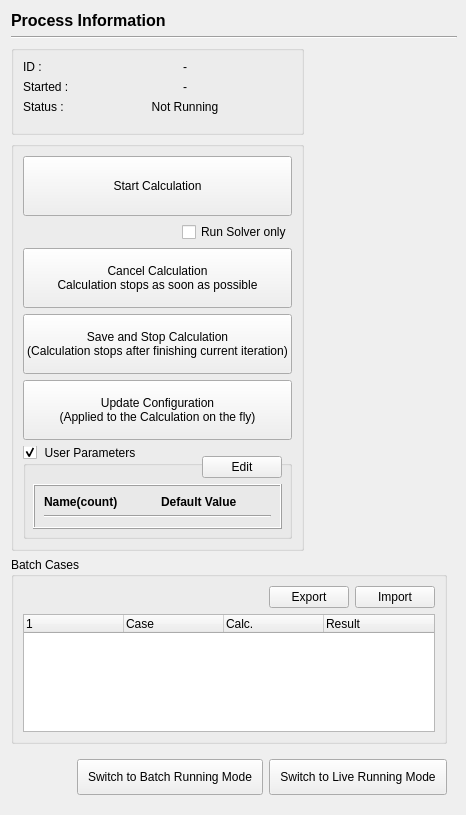
<?xml version="1.0" encoding="UTF-8"?>
<ui version="4.0">
 <class>ProcessInformationPage</class>
 <widget class="QWidget" name="ProcessInformationPage">
  <property name="geometry">
   <rect>
    <x>0</x>
    <y>0</y>
    <width>466</width>
    <height>815</height>
   </rect>
  </property>
  <property name="windowTitle">
   <string>Form</string>
  </property>
  <layout class="QVBoxLayout" name="verticalLayout_4">
   <property name="rightMargin">
    <number>9</number>
   </property>
   <item>
    <widget class="QLabel" name="title">
     <property name="font">
      <font>
       <pointsize>12</pointsize>
       <bold>true</bold>
      </font>
     </property>
     <property name="text">
      <string>Process Information</string>
     </property>
    </widget>
   </item>
   <item>
    <widget class="Line" name="line">
     <property name="orientation">
      <enum>Qt::Horizontal</enum>
     </property>
    </widget>
   </item>
   <item>
    <widget class="QScrollArea" name="scrollArea">
     <property name="frameShape">
      <enum>QFrame::NoFrame</enum>
     </property>
     <property name="widgetResizable">
      <bool>true</bool>
     </property>
     <widget class="QWidget" name="scrollAreaWidgetContents">
      <property name="geometry">
       <rect>
        <x>0</x>
        <y>0</y>
        <width>448</width>
        <height>761</height>
       </rect>
      </property>
      <layout class="QVBoxLayout" name="verticalLayout_7">
       <property name="leftMargin">
        <number>0</number>
       </property>
       <property name="topMargin">
        <number>0</number>
       </property>
       <property name="rightMargin">
        <number>10</number>
       </property>
       <property name="bottomMargin">
        <number>0</number>
       </property>
       <item>
        <widget class="QWidget" name="widget_3" native="true">
         <layout class="QHBoxLayout" name="horizontalLayout_4">
          <property name="spacing">
           <number>0</number>
          </property>
          <property name="leftMargin">
           <number>0</number>
          </property>
          <property name="topMargin">
           <number>0</number>
          </property>
          <property name="rightMargin">
           <number>0</number>
          </property>
          <property name="bottomMargin">
           <number>0</number>
          </property>
          <item>
           <widget class="QWidget" name="calculation" native="true">
            <layout class="QVBoxLayout" name="verticalLayout_9">
             <property name="leftMargin">
              <number>0</number>
             </property>
             <property name="topMargin">
              <number>0</number>
             </property>
             <property name="rightMargin">
              <number>0</number>
             </property>
             <property name="bottomMargin">
              <number>0</number>
             </property>
             <item>
              <widget class="QGroupBox" name="groupBox_2">
               <property name="title">
                <string/>
               </property>
               <layout class="QVBoxLayout" name="verticalLayout_5">
                <property name="topMargin">
                 <number>0</number>
                </property>
                <item>
                 <widget class="QWidget" name="transientConditions" native="true">
                  <layout class="QFormLayout" name="timeConditionLayout">
                   <property name="leftMargin">
                    <number>0</number>
                   </property>
                   <property name="rightMargin">
                    <number>0</number>
                   </property>
                   <item row="0" column="0">
                    <widget class="QLabel" name="label_2">
                     <property name="text">
                      <string>ID :</string>
                     </property>
                     <property name="scaledContents">
                      <bool>false</bool>
                     </property>
                     <property name="alignment">
                      <set>Qt::AlignLeading|Qt::AlignLeft|Qt::AlignVCenter</set>
                     </property>
                    </widget>
                   </item>
                   <item row="0" column="1">
                    <widget class="QLabel" name="id">
                     <property name="text">
                      <string>-</string>
                     </property>
                     <property name="alignment">
                      <set>Qt::AlignCenter</set>
                     </property>
                    </widget>
                   </item>
                   <item row="1" column="0">
                    <widget class="QLabel" name="label_3">
                     <property name="text">
                      <string>Started : </string>
                     </property>
                    </widget>
                   </item>
                   <item row="1" column="1">
                    <widget class="QLabel" name="createTime">
                     <property name="text">
                      <string>-</string>
                     </property>
                     <property name="alignment">
                      <set>Qt::AlignCenter</set>
                     </property>
                    </widget>
                   </item>
                   <item row="2" column="0">
                    <widget class="QLabel" name="label_4">
                     <property name="text">
                      <string>Status :</string>
                     </property>
                    </widget>
                   </item>
                   <item row="2" column="1">
                    <widget class="QLabel" name="status">
                     <property name="text">
                      <string>Not Running</string>
                     </property>
                     <property name="alignment">
                      <set>Qt::AlignCenter</set>
                     </property>
                    </widget>
                   </item>
                  </layout>
                 </widget>
                </item>
               </layout>
              </widget>
             </item>
             <item>
              <widget class="QGroupBox" name="groupBox_3">
               <property name="title">
                <string/>
               </property>
               <layout class="QVBoxLayout" name="verticalLayout_6">
                <item>
                 <widget class="QPushButton" name="startCalculation">
                  <property name="minimumSize">
                   <size>
                    <width>0</width>
                    <height>60</height>
                   </size>
                  </property>
                  <property name="text">
                   <string>Start Calculation</string>
                  </property>
                 </widget>
                </item>
                <item>
                 <widget class="QWidget" name="runSolverOnlyWidget" native="true">
                  <layout class="QHBoxLayout" name="horizontalLayout_5">
                   <property name="leftMargin">
                    <number>0</number>
                   </property>
                   <property name="topMargin">
                    <number>0</number>
                   </property>
                   <property name="rightMargin">
                    <number>0</number>
                   </property>
                   <property name="bottomMargin">
                    <number>0</number>
                   </property>
                   <item>
                    <spacer name="horizontalSpacer_5">
                     <property name="orientation">
                      <enum>Qt::Horizontal</enum>
                     </property>
                     <property name="sizeHint" stdset="0">
                      <size>
                       <width>40</width>
                       <height>20</height>
                      </size>
                     </property>
                    </spacer>
                   </item>
                   <item>
                    <widget class="QCheckBox" name="runSolverOnly">
                     <property name="text">
                      <string>Run Solver only</string>
                     </property>
                    </widget>
                   </item>
                  </layout>
                 </widget>
                </item>
                <item>
                 <widget class="QPushButton" name="cancelCalculation">
                  <property name="minimumSize">
                   <size>
                    <width>0</width>
                    <height>60</height>
                   </size>
                  </property>
                  <property name="text">
                   <string>Cancel Calculation
Calculation stops as soon as possible</string>
                  </property>
                 </widget>
                </item>
                <item>
                 <widget class="QPushButton" name="saveAndStopCalculation">
                  <property name="enabled">
                   <bool>true</bool>
                  </property>
                  <property name="minimumSize">
                   <size>
                    <width>0</width>
                    <height>60</height>
                   </size>
                  </property>
                  <property name="toolTip">
                   <string extracomment="Calculation stops after finishing current iteration"/>
                  </property>
                  <property name="text">
                   <string>Save and Stop Calculation
(Calculation stops after finishing current iteration)</string>
                  </property>
                 </widget>
                </item>
                <item>
                 <widget class="QPushButton" name="updateConfiguration">
                  <property name="enabled">
                   <bool>true</bool>
                  </property>
                  <property name="minimumSize">
                   <size>
                    <width>0</width>
                    <height>60</height>
                   </size>
                  </property>
                  <property name="toolTip">
                   <string extracomment="Applied to the Calculation on the fly"/>
                  </property>
                  <property name="toolTipDuration">
                   <number>10</number>
                  </property>
                  <property name="statusTip">
                   <string/>
                  </property>
                  <property name="whatsThis">
                   <string/>
                  </property>
                  <property name="text">
                   <string>Update Configuration
(Applied to the Calculation on the fly)</string>
                  </property>
                 </widget>
                </item>
                <item>
                 <widget class="QGroupBox" name="userParametersGroup">
                  <property name="styleSheet">
                   <string notr="true">QGroupBox {spacing: 5px;}
QGroupBox::indicator {width: 14px; height: 14px;}
QGroupBox::indicator:unchecked {image: url(:/icons/chevron-forward.svg);}
QGroupBox::indicator:checked {image: url(:icons/chevron-down.svg);}</string>
                  </property>
                  <property name="title">
                   <string>User Parameters</string>
                  </property>
                  <property name="checkable">
                   <bool>true</bool>
                  </property>
                  <layout class="QVBoxLayout" name="verticalLayout">
                   <property name="leftMargin">
                    <number>9</number>
                   </property>
                   <property name="topMargin">
                    <number>9</number>
                   </property>
                   <property name="rightMargin">
                    <number>9</number>
                   </property>
                   <property name="bottomMargin">
                    <number>9</number>
                   </property>
                   <item>
                    <widget class="QWidget" name="userParameters" native="true">
                     <layout class="QVBoxLayout" name="verticalLayout_3">
                      <property name="leftMargin">
                       <number>0</number>
                      </property>
                      <property name="topMargin">
                       <number>0</number>
                      </property>
                      <property name="rightMargin">
                       <number>0</number>
                      </property>
                      <property name="bottomMargin">
                       <number>0</number>
                      </property>
                      <item>
                       <widget class="QWidget" name="widget" native="true">
                        <layout class="QHBoxLayout" name="horizontalLayout">
                         <property name="topMargin">
                          <number>0</number>
                         </property>
                         <property name="rightMargin">
                          <number>0</number>
                         </property>
                         <property name="bottomMargin">
                          <number>0</number>
                         </property>
                         <item>
                          <spacer name="horizontalSpacer">
                           <property name="orientation">
                            <enum>Qt::Horizontal</enum>
                           </property>
                           <property name="sizeHint" stdset="0">
                            <size>
                             <width>0</width>
                             <height>20</height>
                            </size>
                           </property>
                          </spacer>
                         </item>
                         <item>
                          <widget class="QPushButton" name="editUserParametrer">
                           <property name="text">
                            <string>Edit</string>
                           </property>
                          </widget>
                         </item>
                        </layout>
                       </widget>
                      </item>
                      <item>
                       <widget class="ListTable" name="userParameterList">
                        <property name="styleSheet">
                         <string notr="true"/>
                        </property>
                        <property name="frameShape">
                         <enum>QFrame::Box</enum>
                        </property>
                        <property name="frameShadow">
                         <enum>QFrame::Raised</enum>
                        </property>
                        <layout class="QGridLayout" name="gridLayout_3">
                         <item row="0" column="1">
                          <widget class="QLabel" name="label_47">
                           <property name="font">
                            <font>
                             <bold>true</bold>
                            </font>
                           </property>
                           <property name="text">
                            <string>Default Value</string>
                           </property>
                          </widget>
                         </item>
                         <item row="0" column="0">
                          <widget class="QLabel" name="label_48">
                           <property name="font">
                            <font>
                             <bold>true</bold>
                            </font>
                           </property>
                           <property name="text">
                            <string>Name(count)</string>
                           </property>
                          </widget>
                         </item>
                         <item row="1" column="0" colspan="2">
                          <widget class="Line" name="line_2">
                           <property name="orientation">
                            <enum>Qt::Horizontal</enum>
                           </property>
                          </widget>
                         </item>
                        </layout>
                       </widget>
                      </item>
                     </layout>
                    </widget>
                   </item>
                  </layout>
                 </widget>
                </item>
               </layout>
              </widget>
             </item>
            </layout>
           </widget>
          </item>
          <item>
           <spacer name="horizontalSpacer_4">
            <property name="orientation">
             <enum>Qt::Horizontal</enum>
            </property>
            <property name="sizeType">
             <enum>QSizePolicy::MinimumExpanding</enum>
            </property>
            <property name="sizeHint" stdset="0">
             <size>
              <width>0</width>
              <height>20</height>
             </size>
            </property>
           </spacer>
          </item>
         </layout>
        </widget>
       </item>
       <item>
        <widget class="QGroupBox" name="batchCases">
         <property name="title">
          <string>Batch Cases</string>
         </property>
         <layout class="QVBoxLayout" name="verticalLayout_2">
          <item>
           <widget class="QWidget" name="widget_2" native="true">
            <layout class="QHBoxLayout" name="horizontalLayout_2">
             <property name="topMargin">
              <number>0</number>
             </property>
             <property name="rightMargin">
              <number>0</number>
             </property>
             <property name="bottomMargin">
              <number>0</number>
             </property>
             <item>
              <spacer name="horizontalSpacer_2">
               <property name="orientation">
                <enum>Qt::Horizontal</enum>
               </property>
               <property name="sizeHint" stdset="0">
                <size>
                 <width>0</width>
                 <height>20</height>
                </size>
               </property>
              </spacer>
             </item>
             <item>
              <widget class="QPushButton" name="exportBatchCase">
               <property name="text">
                <string>Export</string>
               </property>
              </widget>
             </item>
             <item>
              <widget class="QPushButton" name="importBatchCases">
               <property name="text">
                <string>Import</string>
               </property>
              </widget>
             </item>
            </layout>
           </widget>
          </item>
          <item>
           <widget class="QTreeWidget" name="batchCaseList">
            <property name="sizePolicy">
             <sizepolicy hsizetype="Expanding" vsizetype="Preferred">
              <horstretch>0</horstretch>
              <verstretch>0</verstretch>
             </sizepolicy>
            </property>
            <property name="contextMenuPolicy">
             <enum>Qt::CustomContextMenu</enum>
            </property>
            <property name="verticalScrollBarPolicy">
             <enum>Qt::ScrollBarAlwaysOff</enum>
            </property>
            <property name="horizontalScrollBarPolicy">
             <enum>Qt::ScrollBarAlwaysOff</enum>
            </property>
            <property name="autoScroll">
             <bool>false</bool>
            </property>
            <property name="selectionMode">
             <enum>QAbstractItemView::ExtendedSelection</enum>
            </property>
            <property name="indentation">
             <number>0</number>
            </property>
            <property name="columnCount">
             <number>4</number>
            </property>
            <column>
             <property name="text">
              <string/>
             </property>
            </column>
            <column>
             <property name="text">
              <string>Case</string>
             </property>
            </column>
            <column>
             <property name="text">
              <string>Calc.</string>
             </property>
            </column>
            <column>
             <property name="text">
              <string>Result</string>
             </property>
            </column>
           </widget>
          </item>
         </layout>
        </widget>
       </item>
       <item>
        <widget class="QWidget" name="runningMode" native="true">
         <layout class="QHBoxLayout" name="horizontalLayout_3">
          <property name="rightMargin">
           <number>0</number>
          </property>
          <item>
           <spacer name="horizontalSpacer_3">
            <property name="orientation">
             <enum>Qt::Horizontal</enum>
            </property>
            <property name="sizeHint" stdset="0">
             <size>
              <width>40</width>
              <height>20</height>
             </size>
            </property>
           </spacer>
          </item>
          <item>
           <widget class="QPushButton" name="toBatchMode">
            <property name="styleSheet">
             <string notr="true">padding: 10px</string>
            </property>
            <property name="text">
             <string>Switch to Batch Running Mode</string>
            </property>
           </widget>
          </item>
          <item>
           <widget class="QPushButton" name="toLiveMode">
            <property name="styleSheet">
             <string notr="true">padding: 10px</string>
            </property>
            <property name="text">
             <string>Switch to Live Running Mode</string>
            </property>
           </widget>
          </item>
         </layout>
        </widget>
       </item>
       <item>
        <spacer name="verticalSpacer">
         <property name="orientation">
          <enum>Qt::Vertical</enum>
         </property>
         <property name="sizeHint" stdset="0">
          <size>
           <width>20</width>
           <height>40</height>
          </size>
         </property>
        </spacer>
       </item>
      </layout>
     </widget>
    </widget>
   </item>
  </layout>
 </widget>
 <customwidgets>
  <customwidget>
   <class>ListTable</class>
   <extends>QFrame</extends>
   <header>widgets.list_table</header>
   <container>1</container>
  </customwidget>
 </customwidgets>
 <resources>
  <include location="../../../../resource.qrc"/>
 </resources>
 <connections/>
</ui>
